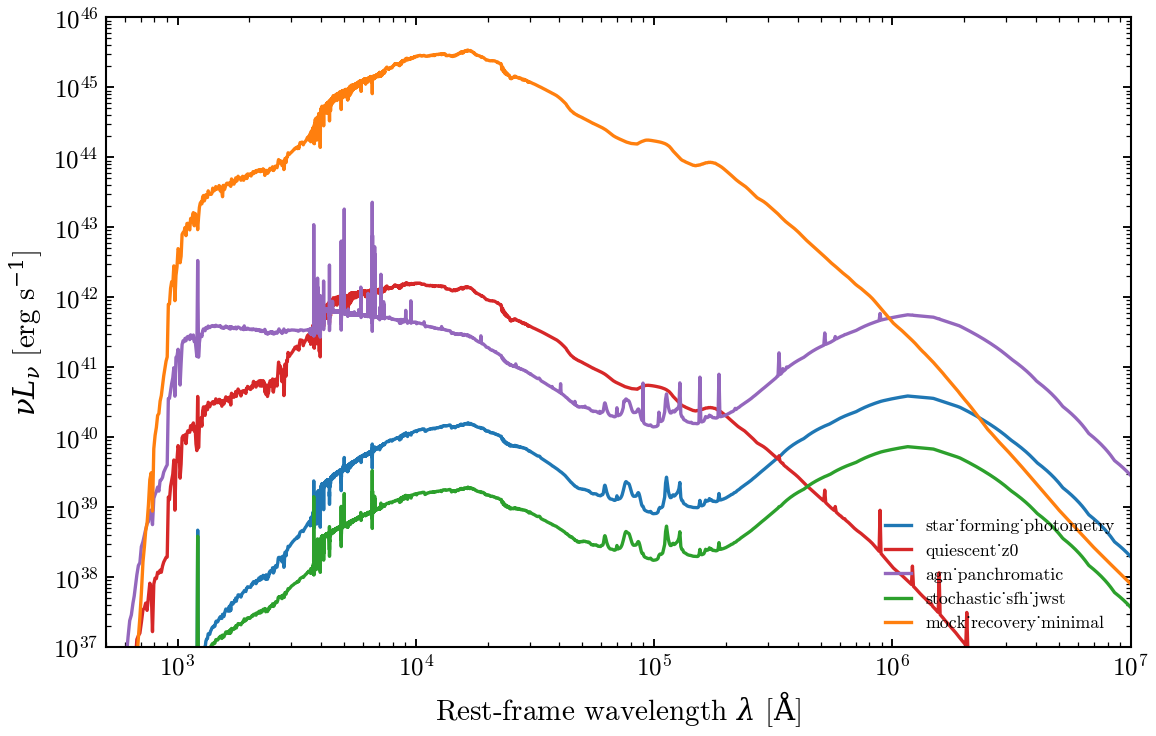

Generate this figure with Python:
"""
Curated recipes for common science cases
=========================================

Each recipe is a nested-dict configuration — drop-in templates for common galaxy
fitting scenarios. This gallery overlays the rest-frame SED of all five shipped
recipes, highlighting how model complexity scales from minimal mock-recovery to
panchromatic AGN:

- ``star_forming_photometry`` — optical+NIR+MIR photometry of star-forming galaxies
- ``quiescent_z0`` — low-redshift quiescent sample
- ``agn_panchromatic`` — multi-wavelength AGN host fitting
- ``stochastic_sfh_jwst`` — high-redshift burstiness and temporal structure
- ``mock_recovery_minimal`` — lightweight parameter-recovery benchmarking

All models are sampled at default prior medians to display the characteristic
SED shape of each recipe.
"""

import os

os.environ["TF_CPP_MIN_LOG_LEVEL"] = "2"  # suppress XLA/PjRt C++ INFO+WARNING logs

import os
import warnings

import jax
import matplotlib.pyplot as plt
import numpy as np

import tengri
from tengri import recipes
from tengri.analysis.plotting import setup_style

setup_style()
warnings.filterwarnings("ignore", message=".*BakedInBackend.*")
warnings.filterwarnings("ignore", message=".*wNE.*")

C_AA_PER_S = 2.998e18

# Load bare-stellar SSP (required by Cue nebular backend in 4 of 5 recipes)
BARE = tengri.load_ssp("fsps_prsc_miles_chabrier")

# Recipe configurations with display colors
RECIPES = [
    ("star_forming_photometry", recipes.star_forming_photometry, "#1f77b4"),
    ("quiescent_z0", recipes.quiescent_z0, "#d62728"),
    ("agn_panchromatic", recipes.agn_panchromatic, "#9467bd"),
    ("stochastic_sfh_jwst", recipes.stochastic_sfh_jwst, "#2ca02c"),
    ("mock_recovery_minimal", recipes.mock_recovery_minimal, "#ff7f0e"),
]

fig, ax = plt.subplots(figsize=(8, 5.2))

for name, recipe_fn, color in RECIPES:
    try:
        # Build model from recipe
        model = tengri.SEDModel.build(ssp_data=BARE, **recipe_fn())
    except Exception as exc:
        print(f"skip {name}: {type(exc).__name__}: {exc}")
        continue

    # Sample at prior medians for canonical SED shape
    params = dict(model.spec.sample(jax.random.PRNGKey(0)))
    out = model.predict_rest_sed(params)

    # Convert to νL_ν for perceptual SED display
    wave = np.asarray(out.wavelength)
    nu_l_nu = C_AA_PER_S / wave * np.asarray(out.sed)

    ax.loglog(wave, nu_l_nu, color=color, lw=1.6, label=name)

ax.set(
    xlim=(500, 1e7),
    ylim=(1e37, 1e46),
    xlabel=r"Rest-frame wavelength $\lambda$ [$\mathrm{\AA}$]",
    ylabel=r"$\nu L_\nu$ [erg s$^{-1}$]",
)
ax.legend(frameon=False, fontsize=8.5, loc="lower right")

fig.tight_layout()
output_path = os.path.join(os.path.dirname(__file__), "plot_recipes_gallery.png")
plt.savefig(output_path, dpi=150, bbox_inches="tight")
